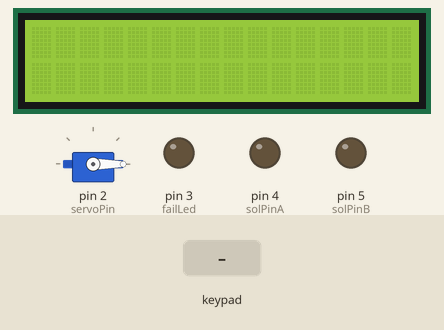
This sketch was run on a simulated Arduino Mega 2560, built with avr-gcc and run on an emulated ATmega2560. On the bench: servo, 16×2 character LCD, output pins drawn as LEDs (lit = HIGH). The test bench sets the inputs (shaded band).

Above: at 1.2 s.
1.3 s: keypad keys 1 2 2 1 2 1 3 # pressed 0.4 s apart
At 4.8 s:
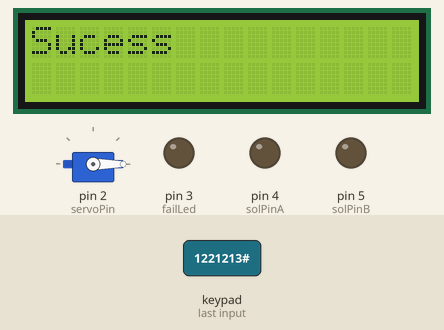
7.5 s: keypad keys 2 6 2 2 3 0 # pressed 0.4 s apart
13.3 s: key '#' pressed
At 13.6 s:
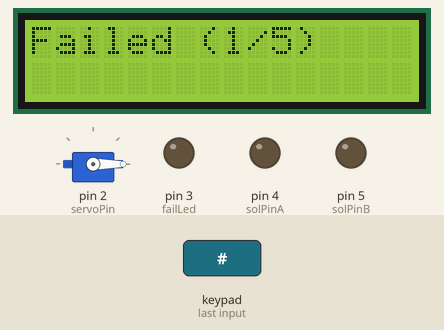
16.3 s: key '2' pressed
At 17.3 s:
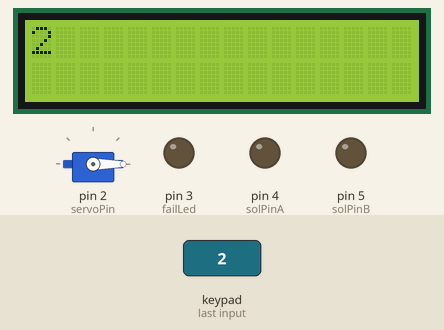
19.3 s: keypad keys 2 4 3 4 3 2 2 8 # pressed 0.4 s apart
At 23.5 s:
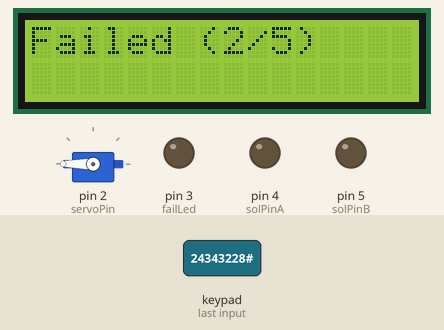
25.9 s: key '*' pressed
At 27.4 s:
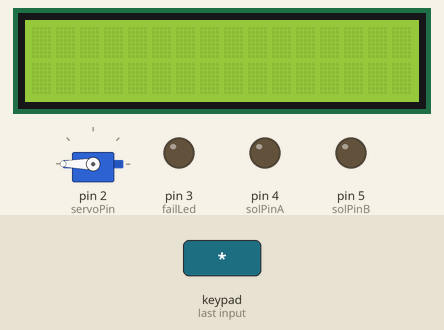
Timing chart, 0 to 29.9 s (numbered marks = the images above; inputs shaded):
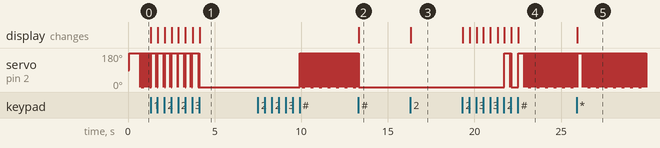

Measured:
- after the input at 1.3 s, the display: first changes at once (image 1 shows a later state)
- after the input at 7.5 s, servo on pin 2 (servoPin): alternates 180° for 0.05 s and 0° for 0.01 s, starting after 2.4 s
- after the input at 13.3 s, servo on pin 2 (servoPin): goes on until 13.3 s, then stays 0°; the display: changes at once (image 2)
- after the input at 16.3 s, the display: changes at once (image 3)
- after the input at 19.3 s, the display: first changes at once (image 4 shows a later state)
- after the input at 25.9 s, the display: changes at once (image 5)

The sketch:

namyoon.ino
```cpp
#include <Servo.h>

#include <LiquidCrystal_I2C.h>

#include <Wire.h>

#include <Key.h>
#include <Keypad.h>

// password
const String PASSWORD   = "1221213";
      String passIn     = "";
      bool passCompair  = false;
      int passTry       = 0;
      int passTryLimit  = 5;

// keypad
const byte ROWS = 4;
const byte COLS = 3;
const char keys[ROWS][COLS] = {
   {'1', '2', '3'},
   {'4', '5', '6'},
   {'7', '8', '9'},
   {'*', '0', '#'}
};

// 22 24 26 28 30 32 34
byte rowPins[ROWS] = {24, 34, 32, 28};
byte colPins[COLS] = {26, 22, 30};
Keypad keypad = Keypad( makeKeymap(keys), rowPins, colPins, ROWS, COLS );

//LCD
LiquidCrystal_I2C lcd(0x3F, 16, 2);

// Servo as spinner
const int servoPin = 2;
Servo servo;

// fail
const int failLed = 3;
const long failLoopTime = 200000; // 200 sec

// solenoid
const int solPinA = 4;
const int solPinB = 5;

void setup(){
  Serial.begin(9600);
  servo.attach(servoPin);
  pinMode(failLed, OUTPUT);
  pinMode(solPinA, OUTPUT);
  pinMode(solPinB, OUTPUT);
  lcd.begin();
  lcd.backlight();
}

void loop(){
  if(passCompair == false){
    SpinnerLoop();
    if(passTry >= passTryLimit){
      passFailLoop();
      return;
    }
    keyinLoop();
    return;
  }

  lcd.clear();
  lcd.print("Sucess");
  servo.write(0);

  char key = keypad.getKey();
  if(key != NO_KEY){
    if(key == '#'){
      passCompair = false;
      passTry = 0;
      passIn = "";
      return;
    }
  }
}

void keyinLoop(){
  char key = keypad.getKey();
  int passLen = passIn.length();

  if(key != NO_KEY){
    switch(key) {
      case char('*'):
        if(passLen > 0){
          passIn = passIn.substring(0, (passLen - 1));
        }
        break;
      case char('#'):
        passCompair = PASSWORD.equals(passIn);
        if(passCompair == false){
          passTry = passTry + 1;
          char bfr[60];
          sprintf(bfr, "Failed (%d/%d)", char(passTry), char(passTryLimit));
          lcd.clear();
          lcd.print(bfr);
          passIn = "";
          return;
        }
        break;
      default:
        passIn = passIn + String(key);
        break;
    }

    lcd.clear();
    lcd.print(passIn);
  }
}

void passFailLoop(){
  long startAt = millis();
  while(true){
    lcd.clear();
    lcd.print("FAILED !!!");
    delay(10);
    digitalWrite(failLed, HIGH);
    delay(10);
    digitalWrite(failLed, LOW);
    if((millis() - startAt) >= failLoopTime){
      break;
    }
  }

  lcd.clear();
  passIn = "";
  passTry = 0;
}

void SpinnerLoop(){
  servo.write(180);
  delay(10);
  servo.write(0);
  delay(10);
}
```
